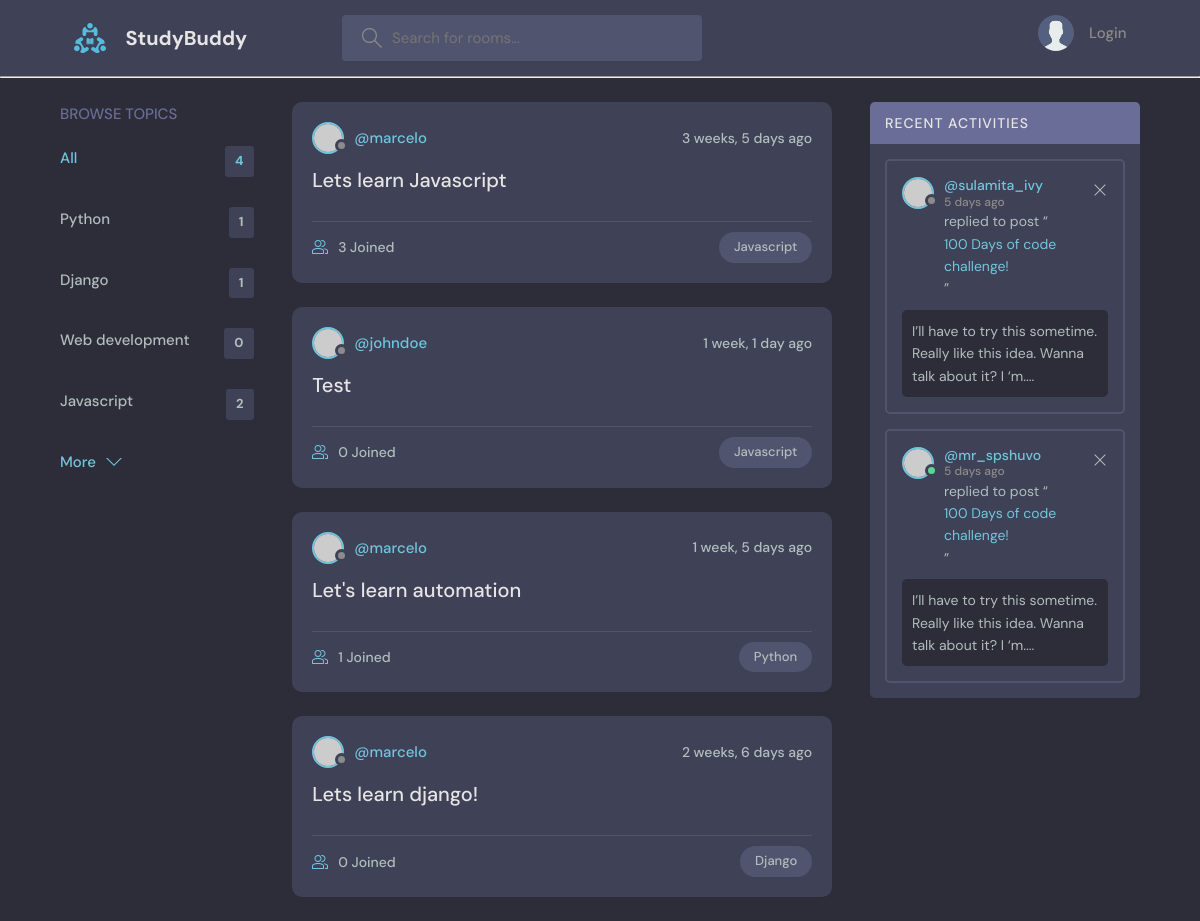
The app's page /, older data.
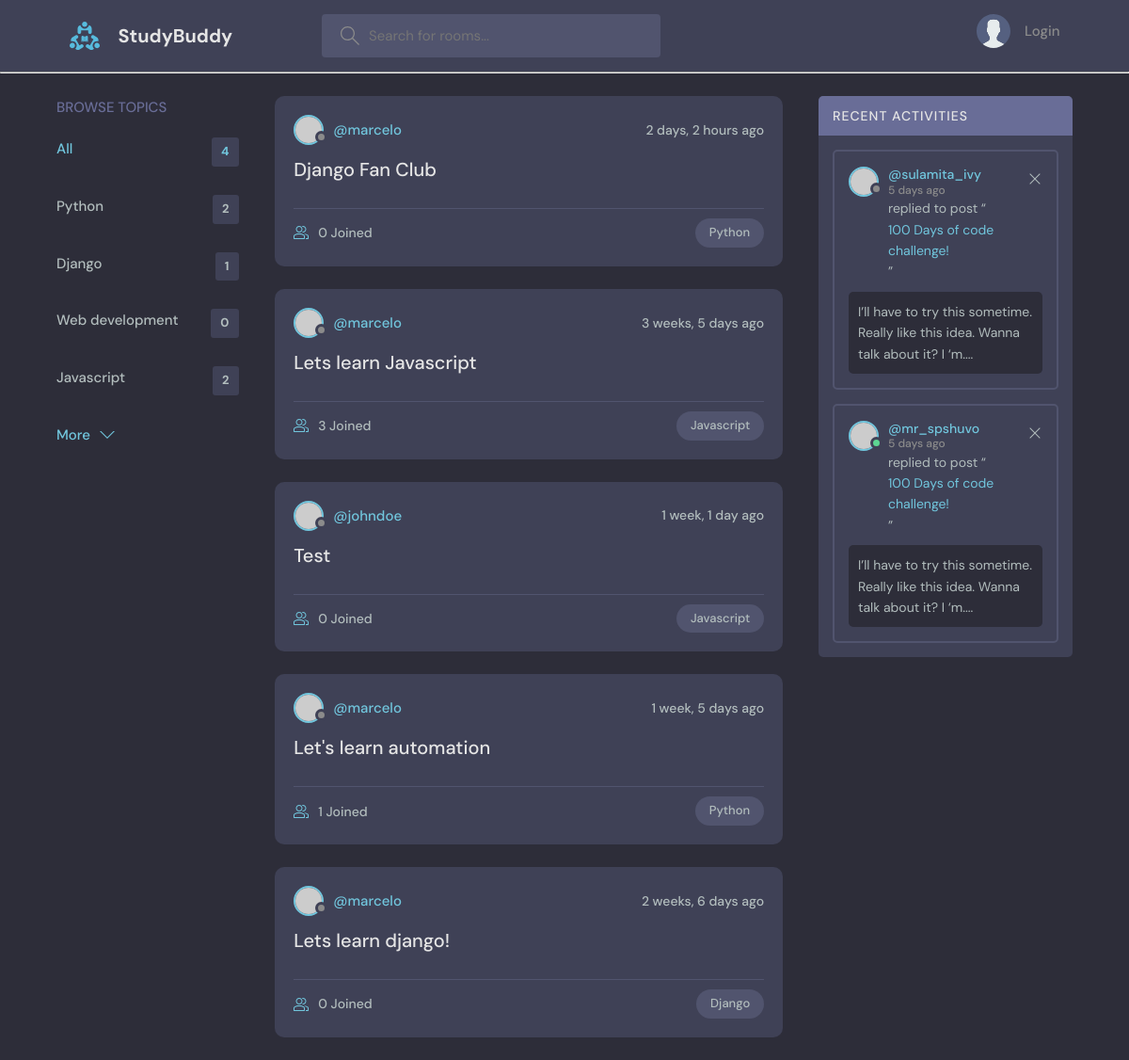
The same page, newer data.
### base/models.py (models this page shows, shortened)
class Topic(models.Model):
    name = models.CharField(max_length=200)

class Room(models.Model):
    host = models.ForeignKey(User, on_delete=models.SET_NULL, null=True)
    topic = models.ForeignKey(Topic, on_delete=models.SET_NULL, null=True)
    name = models.CharField(max_length=200)
    description = models.TextField(null=True, blank=True)
    participants = models.ManyToManyField(
        User, related_name='participants', blank=True
    )
    updated = models.DateTimeField(auto_now=True)
    created = models.DateTimeField(auto_now_add=True)
    class Meta:
        ordering = ['-updated', '-created']

### base/views.py (the view)
# urls.py: path('', views.home, name="home"),
def home(request):
    q = request.GET.get('q') if request.GET.get('q') != None else ''
    rooms = Room.objects.filter(
        Q(topic__name__icontains=q) |
        Q(name__icontains=q) |
        Q(description__icontains=q)
    )
    topics = Topic.objects.all()
    room_count = rooms.count()
    room_messages = Message.objects.filter(Q(room__topic__name__icontains=q))
    context = {
        'rooms': rooms,
        'topics': topics,
        'room_count': room_count,
        'room_messages': room_messages
    }
    return render(request, 'base/home.html', context)

### base/templates/base/home.html (shortened to what this page needs)
{% extends 'main.html' %}
{% block content %}
<main class="layout layout--3">
      <div class="container">
         {% include 'base/topics_component.html' %}
        <div class="roomList">
          {% include 'base/feed_component.html' %}
        </div>
        <div class="activities">
          <div class="activities__header">
            <h2>Recent Activities</h2>
          </div>
          <div class="activities__box">
            <div class="activities__boxHeader roomListRoom__header">
              <a href="profile.html" class="roomListRoom__author">
                <div class="avatar avatar--small">
                  <img src="https://randomuser.me/api/portraits/women/11.jpg" />
                </div>
                <p>
                  @sulamita_ivy
                  <span>5 days ago</span>
                </p>
              </a>
              <div class="roomListRoom__actions">
                <a href="#">
                  <svg version="1.1" xmlns="http://www.w3.org/2000/svg" width="32" height="32" viewBox="0 0 32 32">
                    <title>remove</title>
                    <path
                      d="M27.314 6.019l-1.333-1.333-9.98 9.981-9.981-9.981-1.333 1.333 9.981 9.981-9.981 9.98 1.333 1.333 9.981-9.98 9.98 9.98 1.333-1.333-9.98-9.98 9.98-9.981z"
                    ></path>
                  </svg>
                </a>
              </div>
            </div>
            <div class="activities__boxContent">
              <p>replied to post “<a href="room.html">100 Days of code challenge!</a>”</p>
              <div class="activities__boxRoomContent">
                I’ll have to try this sometime. Really like this idea. Wanna talk about it? I ‘m....
              </div>
            </div>
          </div>
          <div class="activities__box">
            <div class="activities__boxHeader roomListRoom__header">
              <a href="profile.html" class="roomListRoom__author">
                <div class="avatar avatar--small active">
                  <img src="https://randomuser.me/api/portraits/men/13.jpg" />
                </div>
                <p>
                  @mr_spshuvo
                  <span>5 days ago</span>
                </p>
              </a>
              <div class="roomListRoom__actions">
                <a href="#">
                  <svg version="1.1" xmlns="http://www.w3.org/2000/svg" width="32" height="32" viewBox="0 0 32 32">
                    <title>remove</title>
                    <path
                      d="M27.314 6.019l-1.333-1.333-9.98 9.981-9.981-9.981-1.333 1.333 9.981 9.981-9.981 9.98 1.333 1.333 9.981-9.98 9.98 9.98 1.333-1.333-9.98-9.98 9.98-9.981z"
                    ></path>
                  </svg>
                </a>
              </div>
            </div>
            <div class="activities__boxContent">
              <p>replied to post “<a href="room.html">100 Days of code challenge!</a>”</p>
              <div class="activities__boxRoomContent">
                I’ll have to try this sometime. Really like this idea. Wanna talk about it? I ‘m....
              </div>
            </div>
          </div>
        </div>
      </div>
</main>
{% endblock content %}

### base/templates/base/topics_component.html
<div class="topics">
          <div class="topics__header">
            <h2>Browse Topics</h2>
          </div>
          <ul class="topics__list">
            <li>
              <a href="{% url 'home' %}" class="active">All <span>{{topics.count}}</span></a>
            </li>
			{% for topic in topics %}
				<li>
					<a href="{% url 'home' %}?q={{topic.name}}">{{topic.name}}<span>{{topic.room_set.all.count}}</span></a>
				</li>
			{% endfor %}
          </ul>
          <a class="btn btn--link" href="topics.html">
            More
            <svg version="1.1" xmlns="http://www.w3.org/2000/svg" width="32" height="32" viewBox="0 0 32 32">
              <title>chevron-down</title>
              <path d="M16 21l-13-13h-3l16 16 16-16h-3l-13 13z"></path>
            </svg>
          </a>
        </div>

### base/templates/base/feed_component.html (shortened to what this page needs)
{% for room in rooms %}
<div class="roomListRoom">
            <div class="roomListRoom__header">
              <a href="{% url 'user-profile' room.host.id %}" class="roomListRoom__author">
                <div class="avatar avatar--small">
                  <img src="https://randomuser.me/api/portraits/women/11.jpg" />
                </div>
                <span>@{{room.host.username}}</span>
              </a>
              <div class="roomListRoom__actions">
                <span>{{room.created|timesince}} ago</span>
              </div>
            </div>
            <div class="roomListRoom__content">
              <a href="{% url 'room' room.id %}">{{room.name}}</a>
            </div>
            <div class="roomListRoom__meta">
              <a href="{% url 'room' room.id %}" class="roomListRoom__joined">
                {{room.participants.all.count}} Joined
              </a>
              <p class="roomListRoom__topic">{{room.topic.name}}</p>
            </div>
</div>
{% endfor %}

Row changes from the older to the newer data that the page shows:
computed for Topic "Python": room_set.all.count "1" → "2"
added Room: host.username "marcelo", created "2 days, 2 hours", name "Django Fan Club", participants.all.count "0", topic.name "Python"
